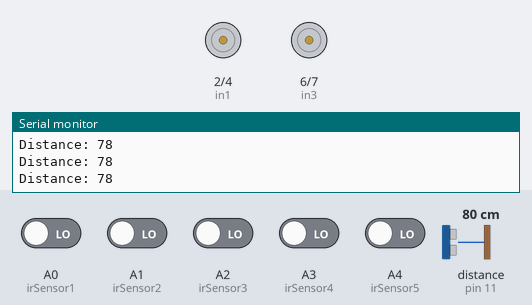
The sketch below on a simulated Arduino Uno, built with avr-gcc and run on an emulated ATmega328P. Parts: motor-driver pin pairs drawn as motors (green arrow = first pin HIGH = forward, orange = second pin HIGH = backward, longer = more drive, scaled by the enable pin), the last lines printed to the serial monitor. Wiring (inferred from the names in the program): ultrasonic range finder: trigger pin 10; echo pin 11. The test bench sets the inputs (shaded band); at power-on: A0 (irSensor1), A1 (irSensor2), A2 (irSensor3), A3 (irSensor4), A4 (irSensor5) LOW, distance to the obstacle (sensor on pin 11) 80 cm. The echo pulse lasts 58.3 µs per cm.

Above: at 1.2 s.
1.3 s: distance to the obstacle (sensor on pin 11) set to 34 cm
2.8 s: distance to the obstacle (sensor on pin 11) set to 26 cm
At 3.5 s:
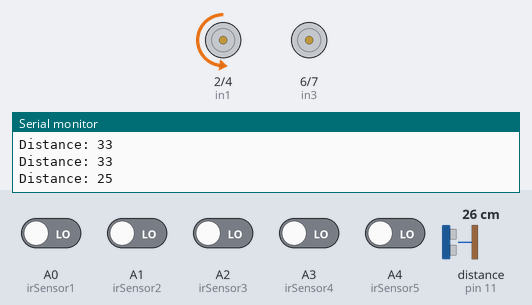
At 5.8 s:
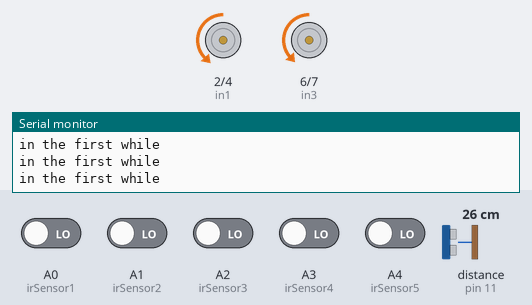
Timing chart, 0 to 7.3 s (numbered marks = the images above; inputs shaded):
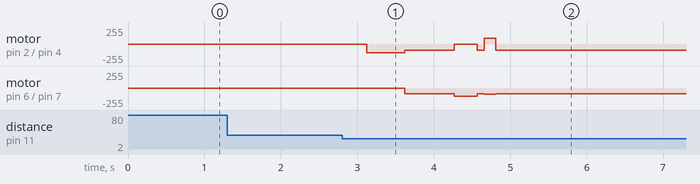

The sketch:

v2.ino
```cpp
//Khai báo cảm biến siêu âm
#define echopin 11 // echo pin
#define trigpin 10 // Trigger pin
// Khai báo chân kết nối của cảm biến hồng ngoại và động cơ
const int irSensor1 = A0;
const int irSensor2 = A1;
const int irSensor3 = A2;
const int irSensor4 = A3;
const int irSensor5 = A4;
// Khai báo chân kết nối của động cơ
const int ena = 9;
const int in1 = 2;
const int in2 = 4;
const int enb = 3;
const int in3 = 6;
const int in4 = 7;

int  frontdist;
long duration;

int setdist;
void setup() {
  Serial.begin(9600);

  // Khai báo các chân kết nối của Arduino là input/output
  pinMode(irSensor1, INPUT);
  pinMode(irSensor2, INPUT);
  pinMode(irSensor3, INPUT);
  pinMode(irSensor4, INPUT);
  pinMode(irSensor5, INPUT);
  pinMode(in1, OUTPUT);
  pinMode(in2, OUTPUT);
  pinMode(ena, OUTPUT);
  pinMode(in3, OUTPUT);
  pinMode(in4, OUTPUT);
  pinMode(enb, OUTPUT);
  pinMode(echopin , INPUT);
  pinMode(trigpin , OUTPUT);


}
void loop() {
  digitalWrite(trigpin, LOW);
  delayMicroseconds(2);
  digitalWrite(trigpin, HIGH);
  delayMicroseconds(10);
  digitalWrite(trigpin, LOW);
  duration = pulseIn(echopin, HIGH);
  frontdist = duration * 0.034 / 2;
  Serial.print("Distance: ");
  Serial.println(frontdist);


  int left_sensor_state  = digitalRead(irSensor1) && (irSensor2);
  int s_sensor_state = digitalRead( irSensor3);
  int right_sensor_state = digitalRead(irSensor4) && (irSensor5);
  int sensorValue1 = digitalRead(irSensor1);
  int sensorValue2 = digitalRead(irSensor2);
  int sensorValue3 = digitalRead(irSensor3);
  int sensorValue4 = digitalRead(irSensor4);
  int sensorValue5 = digitalRead(irSensor5);


  // THẲNG
  if (frontdist > 30)
    {if (sensorValue1 == HIGH && sensorValue2 == HIGH && sensorValue3 == LOW && sensorValue4 == HIGH && sensorValue5 == HIGH) {
      motorForward();
    }
    else if (sensorValue1 == LOW && sensorValue2 == LOW && sensorValue3 == HIGH && sensorValue4 == LOW && sensorValue5 == LOW) {
      motorForward();
    }
    //XTRAIS
    else if (sensorValue1 == HIGH && sensorValue2 == LOW && sensorValue3 == HIGH && sensorValue4 == HIGH && sensorValue5 == HIGH) {
      motorLeft1();
    }
    //1 TẮT
    else if (sensorValue1 == LOW && sensorValue2 == HIGH && sensorValue3 == HIGH && sensorValue4 == HIGH && sensorValue5 == HIGH) {
      motorLeft12();
    }
    //XPHAIR
    else if (sensorValue1 == HIGH && sensorValue2 == HIGH && sensorValue3 == HIGH && sensorValue4 == LOW && sensorValue5 == HIGH) {
      motorRight1();
    }
    //5 TẮT
    else if (sensorValue1 == HIGH && sensorValue2 == HIGH && sensorValue3 == HIGH && sensorValue4 == HIGH && sensorValue5 == LOW) {
      motorRight12();
    }
    // RẼ PHẢI
    else if (sensorValue1 == HIGH && sensorValue2 == HIGH && sensorValue3 == LOW && sensorValue4 == LOW && sensorValue5 == LOW) {
      motorRight();
    }
    //  RP2
    else if (sensorValue1 == HIGH && sensorValue2 == HIGH && sensorValue3 == LOW && sensorValue4 == LOW && sensorValue5 == HIGH) {
      motorRight();
    }

    // RẼ TRÁI
    else if (sensorValue1 == LOW && sensorValue2 == LOW && sensorValue3 == LOW && sensorValue4 == HIGH && sensorValue5 == HIGH) {
      motorLeft();
    }
    //  RT2
    else if (sensorValue1 == HIGH && sensorValue2 == LOW && sensorValue3 == LOW && sensorValue4 == HIGH && sensorValue5 == HIGH) {
      motorLeft();
    }
    else if (sensorValue1 == HIGH && sensorValue2 == HIGH && sensorValue3 == HIGH && sensorValue4 == HIGH && sensorValue5 == HIGH) {
      motorBackward();
    } }

  //khoảng cách
  else if (frontdist < 30) // nếu khoảng cách nhỏ hơn giới hạn
  {
    // cho xe robot STOP và delay khảng 0.2s
    digitalWrite (in1, LOW);
    digitalWrite(in2, LOW);
    digitalWrite (in3, LOW);
    digitalWrite(in4, LOW);
    analogWrite (ena, 0);
    analogWrite (enb, 0);
    delay(300);

    // cho robot rẻ phải trong 0.4s
    digitalWrite (in1, LOW); // cho xe robot re phai
    digitalWrite(in2, HIGH);
    digitalWrite (in3, LOW);
    digitalWrite(in4, LOW);
    analogWrite (ena, 130);
    analogWrite (enb, 0);
    delay(500);

    // và đi thẳng 1 đoạn trong 0.7s
    digitalWrite (in1, LOW); //cho xe robot ĐI THẲNG1 1 đoạn
    digitalWrite(in2, HIGH);
    digitalWrite (in3, LOW);
    digitalWrite(in4, HIGH);
    analogWrite (ena, 90);
    analogWrite (enb, 85);
    delay(650);

    // sau đó rẻ trái
    digitalWrite (in1, LOW); // cho xe robot re trái 1 đoạn có thể thay đổi
    digitalWrite(in2, LOW);
    digitalWrite (in3, LOW);
    digitalWrite(in4, HIGH);
    analogWrite (ena, 0);
    analogWrite (enb, 120);
    delay(300);
    // đi thẳng 1 doan
    digitalWrite (in1, LOW);
    digitalWrite(in2, HIGH);
    digitalWrite (in3, LOW);
    digitalWrite(in4, HIGH);
    analogWrite (ena, 90);
    analogWrite (enb, 85);
    delay(90);
    // sau đó rẻ trái dò line
    digitalWrite (in1, HIGH);
    digitalWrite(in2, LOW);
    digitalWrite (in3, LOW);
    digitalWrite(in4, HIGH);
    analogWrite (ena, 90);
    analogWrite (enb, 90);
    delay(150);
    // đi thẳng 1 doan
    digitalWrite (in1, LOW);
    digitalWrite(in2, HIGH);
    digitalWrite (in3, LOW);
    digitalWrite(in4, HIGH);
    analogWrite (ena, 90);
    analogWrite (enb, 85);
    delay(90);

    while (left_sensor_state == LOW) { // ca hai cam bien deu LOW => thuc hien While
      left_sensor_state = digitalRead(sensorValue1 && sensorValue2);
      s_sensor_state = digitalRead(sensorValue3);
      right_sensor_state = digitalRead(sensorValue4 && sensorValue5);
      Serial.println("in the first while");
    }
  }
}

void motorForward() {
  digitalWrite(in1, LOW);
  digitalWrite(in2, HIGH);
  analogWrite(ena, 100);
  digitalWrite(in3, LOW);
  digitalWrite(in4, HIGH);
  analogWrite(enb, 100);
}

void motorLeft1() {
  digitalWrite(in1, HIGH);
  digitalWrite(in2, LOW);
  analogWrite(ena, 75);
  digitalWrite(in3, LOW);
  digitalWrite(in4, HIGH);
  analogWrite(enb, 65);
}
void  motorLeft12() {
  digitalWrite(in1, LOW);
  digitalWrite(in2, HIGH);
  analogWrite(ena, 0);
  digitalWrite(in3, LOW);
  digitalWrite(in4, HIGH);
  analogWrite(enb, 90);
}
void motorRight1() {
  digitalWrite(in1, LOW);
  digitalWrite(in2, HIGH);
  analogWrite(ena, 75);
  digitalWrite(in3, HIGH);
  digitalWrite(in4, LOW);
  analogWrite(enb, 65);
}
void  motorRight12() {
  digitalWrite(in1, LOW);
  digitalWrite(in2, HIGH);
  analogWrite(ena, 90);
  digitalWrite(in3, LOW);
  digitalWrite(in4, HIGH);
  analogWrite(enb, 0);
}
void motorRight() {
  digitalWrite(in1, LOW);
  digitalWrite(in2, HIGH);
  analogWrite(ena, 80);
  digitalWrite(in3, LOW);
  digitalWrite(in4, HIGH);
  analogWrite(enb, 0);
}
void motorLeft() {
  digitalWrite(in1, LOW);
  digitalWrite(in2, HIGH);
  analogWrite(ena, 0);
  digitalWrite(in3, LOW);
  digitalWrite(in4, HIGH);
  analogWrite(enb, 80);
}

void motorBackward() {
  digitalWrite(in1, LOW);
  digitalWrite(in2, HIGH);
  analogWrite(ena, 0);
  digitalWrite(in3, LOW);
  digitalWrite(in4, HIGH);
  analogWrite(enb, 80);
}
```

Measured:
- the behaviour switches between 31 and 30 cm on distance to the obstacle (sensor on pin 11) (found by bisection; images 0 and 1)
